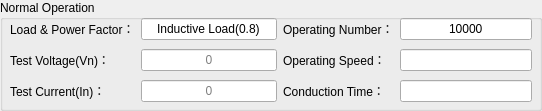
    <widget class="QGroupBox" name="groupBox_11">
     <property name="geometry">
      <rect>
       <x>30</x>
       <y>530</y>
       <width>542</width>
       <height>111</height>
      </rect>
     </property>
     <property name="font">
      <font>
       <weight>50</weight>
       <bold>false</bold>
      </font>
     </property>
     <property name="styleSheet">
      <string notr="true"/>
     </property>
     <property name="title">
      <string>Normal Operation</string>
     </property>
     <widget class="QWidget" name="gridLayoutWidget_14">
      <property name="geometry">
       <rect>
        <x>283</x>
        <y>15</y>
        <width>249</width>
        <height>91</height>
       </rect>
      </property>
      <layout class="QGridLayout" name="gridLayout_27">
       <item row="0" column="0">
        <widget class="QLabel" name="label_30">
         <property name="styleSheet">
          <string notr="true"/>
         </property>
         <property name="text">
          <string>Operating Number：</string>
         </property>
         <property name="alignment">
          <set>Qt::AlignLeading|Qt::AlignLeft|Qt::AlignVCenter</set>
         </property>
        </widget>
       </item>
       <item row="0" column="1">
        <widget class="QLineEdit" name="lineEditHandleNum_2">
         <property name="focusPolicy">
          <enum>Qt::NoFocus</enum>
         </property>
         <property name="text">
          <string>10000</string>
         </property>
         <property name="alignment">
          <set>Qt::AlignCenter</set>
         </property>
         <property name="readOnly">
          <bool>true</bool>
         </property>
        </widget>
       </item>
       <item row="1" column="0">
        <widget class="QLabel" name="label_31">
         <property name="styleSheet">
          <string notr="true"/>
         </property>
         <property name="text">
          <string>Operating Speed：</string>
         </property>
         <property name="alignment">
          <set>Qt::AlignLeading|Qt::AlignLeft|Qt::AlignVCenter</set>
         </property>
        </widget>
       </item>
       <item row="2" column="0">
        <widget class="QLabel" name="label_32">
         <property name="styleSheet">
          <string notr="true"/>
         </property>
         <property name="text">
          <string>Conduction Time：</string>
         </property>
         <property name="alignment">
          <set>Qt::AlignLeading|Qt::AlignLeft|Qt::AlignVCenter</set>
         </property>
        </widget>
       </item>
       <item row="1" column="1">
        <widget class="QLineEdit" name="lineEditHandleRate_2">
         <property name="focusPolicy">
          <enum>Qt::NoFocus</enum>
         </property>
         <property name="toolTip">
          <string>/min</string>
         </property>
         <property name="text">
          <string/>
         </property>
         <property name="alignment">
          <set>Qt::AlignCenter</set>
         </property>
         <property name="readOnly">
          <bool>true</bool>
         </property>
        </widget>
       </item>
       <item row="2" column="1">
        <widget class="QLineEdit" name="lineEditTongTime_2">
         <property name="focusPolicy">
          <enum>Qt::NoFocus</enum>
         </property>
         <property name="toolTip">
          <string>s</string>
         </property>
         <property name="text">
          <string/>
         </property>
         <property name="alignment">
          <set>Qt::AlignCenter</set>
         </property>
         <property name="readOnly">
          <bool>true</bool>
         </property>
        </widget>
       </item>
      </layout>
     </widget>
     <widget class="QWidget" name="gridLayoutWidget_13">
      <property name="geometry">
       <rect>
        <x>10</x>
        <y>15</y>
        <width>267</width>
        <height>91</height>
       </rect>
      </property>
      <layout class="QGridLayout" name="gridLayout_26">
       <item row="3" column="0">
        <widget class="QLabel" name="label_29">
         <property name="styleSheet">
          <string notr="true"/>
         </property>
         <property name="text">
          <string>Test Current(In)：</string>
         </property>
         <property name="alignment">
          <set>Qt::AlignLeading|Qt::AlignLeft|Qt::AlignVCenter</set>
         </property>
        </widget>
       </item>
       <item row="1" column="0">
        <widget class="QLabel" name="label_27">
         <property name="styleSheet">
          <string notr="true"/>
         </property>
         <property name="text">
          <string>Load &amp; Power Factor：</string>
         </property>
         <property name="alignment">
          <set>Qt::AlignLeading|Qt::AlignLeft|Qt::AlignVCenter</set>
         </property>
        </widget>
       </item>
       <item row="2" column="0">
        <widget class="QLabel" name="label_28">
         <property name="styleSheet">
          <string notr="true"/>
         </property>
         <property name="text">
          <string>Test Voltage(Vn)：</string>
         </property>
         <property name="alignment">
          <set>Qt::AlignLeading|Qt::AlignLeft|Qt::AlignVCenter</set>
         </property>
        </widget>
       </item>
       <item row="1" column="1">
        <widget class="QLineEdit" name="lineEditRn_3">
         <property name="font">
          <font>
           <pointsize>9</pointsize>
          </font>
         </property>
         <property name="focusPolicy">
          <enum>Qt::NoFocus</enum>
         </property>
         <property name="text">
          <string>Inductive Load(0.8)</string>
         </property>
         <property name="alignment">
          <set>Qt::AlignCenter</set>
         </property>
         <property name="readOnly">
          <bool>true</bool>
         </property>
        </widget>
       </item>
       <item row="2" column="1">
        <widget class="QLineEdit" name="lineEditVn_t_3">
         <property name="focusPolicy">
          <enum>Qt::NoFocus</enum>
         </property>
         <property name="alignment">
          <set>Qt::AlignCenter</set>
         </property>
         <property name="readOnly">
          <bool>true</bool>
         </property>
         <property name="placeholderText">
          <string>0</string>
         </property>
        </widget>
       </item>
       <item row="3" column="1">
        <widget class="QLineEdit" name="lineEditIn_t_3">
         <property name="focusPolicy">
          <enum>Qt::NoFocus</enum>
         </property>
         <property name="alignment">
          <set>Qt::AlignCenter</set>
         </property>
         <property name="readOnly">
          <bool>true</bool>
         </property>
         <property name="placeholderText">
          <string>0</string>
         </property>
        </widget>
       </item>
      </layout>
     </widget>
    </widget>
